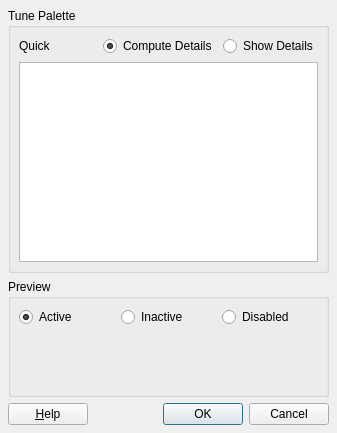
<ui version="4.0" >
 <author></author>
 <comment>*********************************************************************
**
** Copyright (C) 1992-2006 Trolltech ASA. All rights reserved.
**
** This file is part of the Qt Designer of the Qt Toolkit.
**
** This file may be used under the terms of the GNU General Public
** License version 2.0 as published by the Free Software Foundation
** and appearing in the file LICENSE.GPL included in the packaging of
** this file.  Please review the following information to ensure GNU
** General Public Licensing requirements will be met:
** http://www.trolltech.com/products/qt/opensource.html
**
** If you are unsure which license is appropriate for your use, please
** review the following information:
** http://www.trolltech.com/products/qt/licensing.html or contact the
** sales department at sales@trolltech.com.
**
** This file is provided AS IS with NO WARRANTY OF ANY KIND, INCLUDING THE
** WARRANTY OF DESIGN, MERCHANTABILITY AND FITNESS FOR A PARTICULAR PURPOSE.
**
*********************************************************************</comment>
 <exportmacro></exportmacro>
 <class>PaletteEditor</class>
 <widget class="QDialog" name="PaletteEditor" >
  <property name="geometry" >
   <rect>
    <x>0</x>
    <y>0</y>
    <width>337</width>
    <height>433</height>
   </rect>
  </property>
  <property name="sizePolicy" >
   <sizepolicy>
    <hsizetype>7</hsizetype>
    <vsizetype>7</vsizetype>
    <horstretch>0</horstretch>
    <verstretch>0</verstretch>
   </sizepolicy>
  </property>
  <property name="windowTitle" >
   <string>Edit Palette</string>
  </property>
  <layout class="QVBoxLayout" >
   <property name="margin" >
    <number>8</number>
   </property>
   <property name="spacing" >
    <number>6</number>
   </property>
   <item>
    <widget class="QGroupBox" name="advancedBox" >
     <property name="minimumSize" >
      <size>
       <width>0</width>
       <height>0</height>
      </size>
     </property>
     <property name="maximumSize" >
      <size>
       <width>16777215</width>
       <height>16777215</height>
      </size>
     </property>
     <property name="title" >
      <string>Tune Palette</string>
     </property>
     <layout class="QGridLayout" >
      <property name="margin" >
       <number>8</number>
      </property>
      <property name="spacing" >
       <number>6</number>
      </property>
      <item row="0" column="0" >
       <widget class="QLabel" name="label" >
        <property name="text" >
         <string>Quick</string>
        </property>
       </widget>
      </item>
      <item row="0" column="1" >
       <widget class="qdesigner_internal::StyledButton" name="buildButton" >
        <property name="sizePolicy" >
         <sizepolicy>
          <hsizetype>0</hsizetype>
          <vsizetype>0</vsizetype>
          <horstretch>0</horstretch>
          <verstretch>0</verstretch>
         </sizepolicy>
        </property>
        <property name="focusPolicy" >
         <enum>Qt::StrongFocus</enum>
        </property>
        <property name="toolTip" >
         <string>Choose a color</string>
        </property>
        <property name="whatsThis" >
         <string>Choose the effect-color for the generated palette.</string>
        </property>
       </widget>
      </item>
      <item row="0" column="2" >
       <widget class="QRadioButton" name="computeRadio" >
        <property name="text" >
         <string>Compute Details</string>
        </property>
        <property name="checked" >
         <bool>true</bool>
        </property>
       </widget>
      </item>
      <item row="0" column="3" >
       <widget class="QRadioButton" name="detailsRadio" >
        <property name="text" >
         <string>Show Details</string>
        </property>
       </widget>
      </item>
      <item row="1" column="0" colspan="4" >
       <widget class="QTreeView" name="paletteView" >
        <property name="minimumSize" >
         <size>
          <width>0</width>
          <height>200</height>
         </size>
        </property>
       </widget>
      </item>
     </layout>
    </widget>
   </item>
   <item>
    <widget class="QGroupBox" name="GroupBox126" >
     <property name="sizePolicy" >
      <sizepolicy>
       <hsizetype>5</hsizetype>
       <vsizetype>7</vsizetype>
       <horstretch>0</horstretch>
       <verstretch>0</verstretch>
      </sizepolicy>
     </property>
     <property name="title" >
      <string>Preview</string>
     </property>
     <layout class="QGridLayout" >
      <property name="margin" >
       <number>8</number>
      </property>
      <property name="spacing" >
       <number>6</number>
      </property>
      <item row="0" column="2" >
       <widget class="QRadioButton" name="disabledRadio" >
        <property name="text" >
         <string>Disabled</string>
        </property>
       </widget>
      </item>
      <item row="0" column="1" >
       <widget class="QRadioButton" name="inactiveRadio" >
        <property name="text" >
         <string>Inactive</string>
        </property>
       </widget>
      </item>
      <item row="0" column="0" >
       <widget class="QRadioButton" name="activeRadio" >
        <property name="text" >
         <string>Active</string>
        </property>
        <property name="checked" >
         <bool>true</bool>
        </property>
       </widget>
      </item>
      <item row="1" column="0" colspan="3" >
       <widget class="qdesigner_internal::PreviewFrame" name="previewFrame" >
        <property name="sizePolicy" >
         <sizepolicy>
          <hsizetype>7</hsizetype>
          <vsizetype>7</vsizetype>
          <horstretch>0</horstretch>
          <verstretch>0</verstretch>
         </sizepolicy>
        </property>
       </widget>
      </item>
     </layout>
    </widget>
   </item>
   <item>
    <layout class="QHBoxLayout" >
     <property name="margin" >
      <number>0</number>
     </property>
     <property name="spacing" >
      <number>6</number>
     </property>
     <item>
      <widget class="QPushButton" name="buttonHelp" >
       <property name="text" >
        <string>&amp;Help</string>
       </property>
       <property name="autoDefault" >
        <bool>true</bool>
       </property>
      </widget>
     </item>
     <item>
      <spacer>
       <property name="orientation" >
        <enum>Qt::Horizontal</enum>
       </property>
       <property name="sizeType" >
        <enum>QSizePolicy::Expanding</enum>
       </property>
       <property name="sizeHint" >
        <size>
         <width>20</width>
         <height>20</height>
        </size>
       </property>
      </spacer>
     </item>
     <item>
      <widget class="QPushButton" name="buttonOk" >
       <property name="whatsThis" >
        <string>Close the dialog and apply all the changes.</string>
       </property>
       <property name="text" >
        <string>OK</string>
       </property>
       <property name="autoDefault" >
        <bool>true</bool>
       </property>
       <property name="default" >
        <bool>true</bool>
       </property>
      </widget>
     </item>
     <item>
      <widget class="QPushButton" name="buttonCancel" >
       <property name="whatsThis" >
        <string>Close the dialog and discard any changes.</string>
       </property>
       <property name="text" >
        <string>Cancel</string>
       </property>
       <property name="autoDefault" >
        <bool>true</bool>
       </property>
      </widget>
     </item>
    </layout>
   </item>
  </layout>
 </widget>
 <pixmapfunction></pixmapfunction>
 <customwidgets>
  <customwidget>
   <class>qdesigner_internal::StyledButton</class>
   <extends></extends>
   <header>styledbutton.h</header>
   <container>0</container>
   <pixmap></pixmap>
  </customwidget>
  <customwidget>
   <class>qdesigner_internal::PreviewFrame</class>
   <extends></extends>
   <header>previewframe.h</header>
   <container>0</container>
   <pixmap></pixmap>
  </customwidget>
 </customwidgets>
 <tabstops>
  <tabstop>buildButton</tabstop>
  <tabstop>buttonHelp</tabstop>
  <tabstop>buttonOk</tabstop>
  <tabstop>buttonCancel</tabstop>
 </tabstops>
 <resources/>
 <connections>
  <connection>
   <sender>buttonCancel</sender>
   <signal>clicked()</signal>
   <receiver>PaletteEditor</receiver>
   <slot>reject()</slot>
   <hints>
    <hint type="sourcelabel" >
     <x>390</x>
     <y>430</y>
    </hint>
    <hint type="destinationlabel" >
     <x>409</x>
     <y>444</y>
    </hint>
   </hints>
  </connection>
  <connection>
   <sender>buttonOk</sender>
   <signal>clicked()</signal>
   <receiver>PaletteEditor</receiver>
   <slot>accept()</slot>
   <hints>
    <hint type="sourcelabel" >
     <x>304</x>
     <y>423</y>
    </hint>
    <hint type="destinationlabel" >
     <x>208</x>
     <y>419</y>
    </hint>
   </hints>
  </connection>
 </connections>
</ui>
